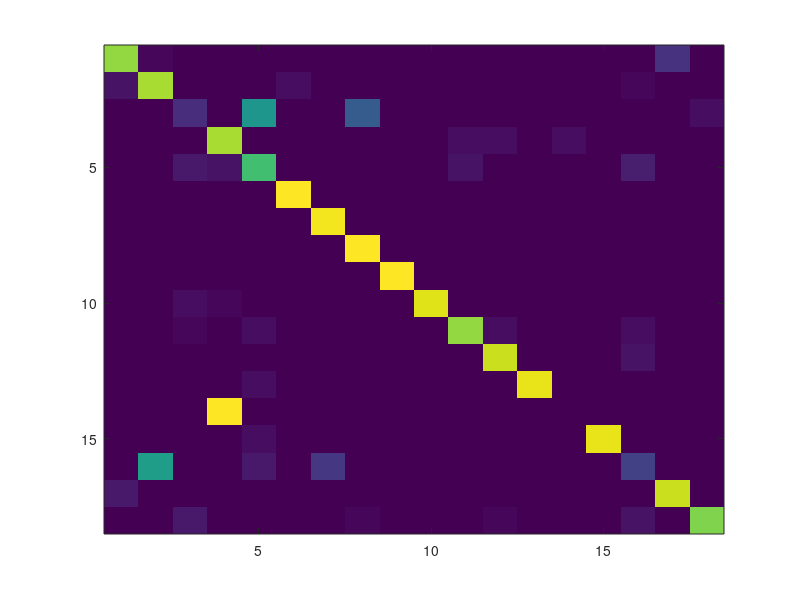

Write MATLAB code to recreate this figure. (Note: this script raises an error after producing the figure.)
load('score_matrix.mat')
figure(1);
score_percent=score_matrix./repmat(sum(score_matrix,2),1,length(score_matrix));

figure(1);imagesc(score_percent)
ax=gca;
ax.XTick=1:size(score_matrix,2);
ax.YTick=1:size(score_matrix,1);
ax.XTickLabel=unique_labels(1:end-1);
ax.XTickLabelRotation=-45;
ax.XTickLabelRotation=45;
ax.YTickLabel=unique_labels(1:end-1);
xlabel('Actual')
ylabel('Prediction')
colorbar
colormap('Jet')